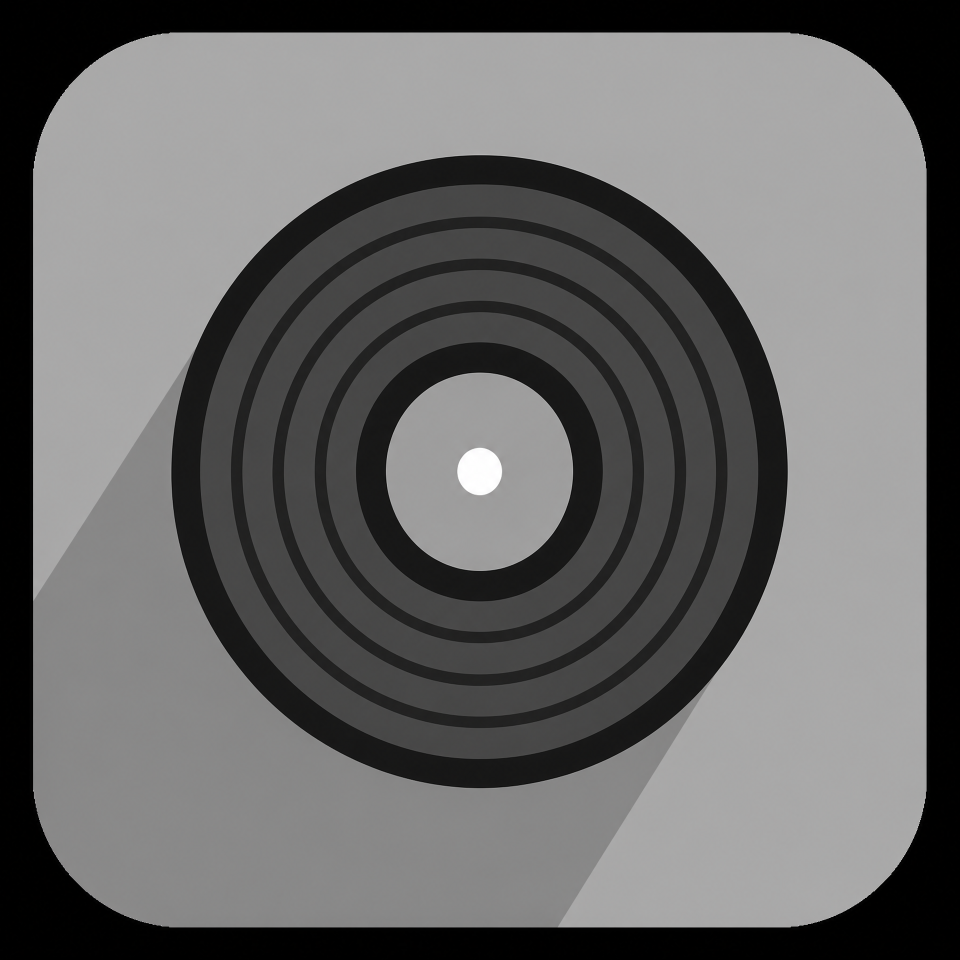
#> input picture tools/artwork/ic_launcher_foreground_master.png, 1920 x 1920 px (shown at 1/2 size)
$ python make_icon.py
#> lines starting #> are read from the running program, lines starting #| are printed output that depends on the picture; after the words box and inside, x2 and y2 are one past the last pixel; in counts of white or black regions, pixels touching at a corner belong together
"""
Regenerate the MiniMusic launcher and widget marks from the vinyl artwork.

    python3 tools/make_icon.py

Source artwork (kept out of the app's resource tree so it is never packaged):

    tools/artwork/ic_launcher_foreground_master.png   1920x1920, the vinyl record
                                                      photographed on a grey tile

The icon is an adaptive icon, so it is two layers:

    background   drawable/ic_launcher_background.xml — a hand-written vector, the
                 cream field. It has to reach every edge of the 108dp layer, so
                 it is a gradient rather than artwork; nothing of the source
                 image's square tile survives into the icon.

    foreground   drawable-nodpi/ic_launcher_vinyl_foreground.png — the record cut
                 from the artwork as a circle, centred on the layer, with a soft
                 shadow. Its diameter is 0.60 of the layer: the mask shows the
                 centre 72dp of 108, and the guaranteed-visible safe circle is
                 66dp (61%), so the record sits inside the safe circle with room
                 to spare and cannot be clipped by any launcher mask.

Also written:

    drawable-nodpi/ic_launcher_vinyl_glyph.png    white monochrome vinyl for the
                                                  themed icon (v33)
    drawable-nodpi/ic_launcher_vinyl_splash.png   the record alone, large, for the
                                                  splash screen, which masks the
                                                  drawable it is given
    drawable-nodpi/ic_launcher_vinyl_widget.png   the mark at the widget's weight

The record's geometry is measured from the artwork rather than eyeballed: centre
(960, 943) and radius 623px in the 1920px master — note the centre is 17px above
the tile's own centre, which is what made the earlier icon read tilted.
"""
from PIL import Image, ImageDraw, ImageFilter
import numpy as np
import os

ROOT = os.path.dirname(os.path.dirname(os.path.abspath(__file__)))
RES = os.path.join(ROOT, "app", "src", "main", "res")
ARTWORK = os.path.join(ROOT, "tools", "artwork", "ic_launcher_foreground_master.png")

SIZE = 1024                                   # layer canvas; 108dp at ~9.5x
DISC_CX, DISC_CY, DISC_R = 960.0, 943.0, 623.0

# Fractions of the layer. 0.60 keeps the record inside the 66dp safe circle.
RECORD_FRAC = 0.60
SPLASH_FRAC = 0.92
GLYPH_DISC_FRAC = 0.58
WIDGET_DISC_FRAC = 0.39

# The drawn mark's internal proportions, as fractions of the disc radius.
LABEL_CUT = 0.340
SPINDLE = 0.107
GROOVE_RINGS = [(0.53, 0.60), (0.79, 0.85)]

SS = 2


def cut_record(diameter_frac):
    """The record from the artwork, cropped and masked in master coordinates."""
    src = Image.open(ARTWORK).convert("RGB")
    pad = 6
    box = (int(DISC_CX - DISC_R - pad), int(DISC_CY - DISC_R - pad),
           int(DISC_CX + DISC_R + pad), int(DISC_CY + DISC_R + pad))
    crop = src.crop(box)

    n = crop.size[0]
    yy, xx = np.mgrid[0:n, 0:n].astype(np.float32)
    c = (n - 1) / 2.0
    r = np.hypot(xx - c, yy - c)
    # Mask to the record's radius, not the crop's: masking to the crop would
    # leave a ring of the artwork's light tile around the record.
    alpha = np.clip(DISC_R + 0.5 - r, 0, 1)
    disc = crop.convert("RGBA")
    disc.putalpha(Image.fromarray((alpha * 255).astype(np.uint8), "L"))

    side = int(round(n * (diameter_frac * SIZE) / (2.0 * DISC_R)))
    disc = disc.resize((side, side), Image.LANCZOS)
    out = Image.new("RGBA", (SIZE, SIZE), (0, 0, 0, 0))
    off = (SIZE - side) // 2
    out.paste(disc, (off, off), disc)
    return out


def record_foreground():
    """The record, centred, with the shadow the artwork implies."""
    d = int(RECORD_FRAC * SIZE)
    shadow = Image.new("L", (SIZE, SIZE), 0)
    x = (SIZE - d) // 2 - int(0.012 * SIZE)
    y = (SIZE - d) // 2 + int(0.015 * SIZE)
    ImageDraw.Draw(shadow).ellipse((x, y, x + d, y + d), fill=int(255 * 0.26))
    shadow = shadow.filter(ImageFilter.GaussianBlur(int(0.026 * SIZE)))

    layer = Image.new("RGBA", (SIZE, SIZE), (0, 0, 0, 0))
    layer = Image.composite(Image.new("RGBA", (SIZE, SIZE), (0, 0, 0, 255)), layer, shadow)
    layer.alpha_composite(cut_record(RECORD_FRAC))
    return layer


def glyph(size, disc_frac):
    """White vinyl on transparency: disc, groove cuts, spindle dot."""
    n = size * SS
    yy, xx = np.mgrid[0:n, 0:n]
    c = (n - 1) / 2.0
    r = np.hypot(xx - c, yy - c)
    R = n * disc_frac / 2.0

    covered = r <= R
    covered &= r >= LABEL_CUT * R
    for lo, hi in GROOVE_RINGS:
        covered &= ~((r >= lo * R) & (r <= hi * R))
    covered |= r <= SPINDLE * R

    alpha = Image.fromarray((covered * 255).astype(np.uint8), "L").resize((size, size), Image.LANCZOS)
    out = Image.new("RGBA", (size, size), (255, 255, 255, 0))
    return Image.composite(Image.new("RGBA", (size, size), (255, 255, 255, 255)), out, alpha)


def save_png8(img, path):
    """256-colour PNG. The compositions are flat greys, so this is invisible and
    keeps the release APK from carrying megabytes of RGBA."""
    img.convert("RGBA").quantize(colors=256, method=Image.FASTOCTREE,
                                 dither=Image.FLOYDSTEINBERG).save(path, optimize=True)


def main():
    save_png8(record_foreground(),
              os.path.join(RES, "drawable-nodpi/ic_launcher_vinyl_foreground.png"))
#> in record_foreground, `shadow = Image.new("L", (SIZE, SIZE), 0)`: shadow: PIL image 1024x1024 L; every value is 0
#> in record_foreground, `ImageDraw.Draw(shadow).ellipse((x, y, x + d, y + d), fill=int(255 * 0...`:
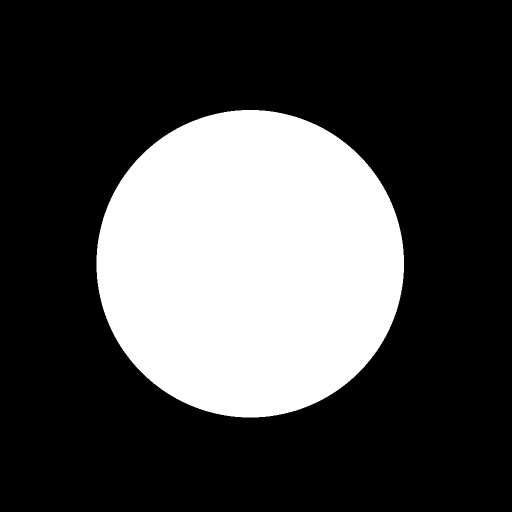
#> shadow: PIL image 1024x1024 L (shown at 1/2 size); values 0 (black) and 66 (white), 28.3% white; 1 white region, box (x1, y1, x2, y2) and area: (193, 220, 808, 835) 296985
#> in record_foreground, `layer = Image.new("RGBA", (SIZE, SIZE), (0, 0, 0, 0))`: layer: PIL image 1024x1024 RGBA; every value is 0
#> in cut_record, src is the input picture: PIL image 1920x1920 RGB; mean R, G, B 102.8, 102.5, 102.3
#> in cut_record, `disc = disc.resize((side, side), Image.LANCZOS)`:
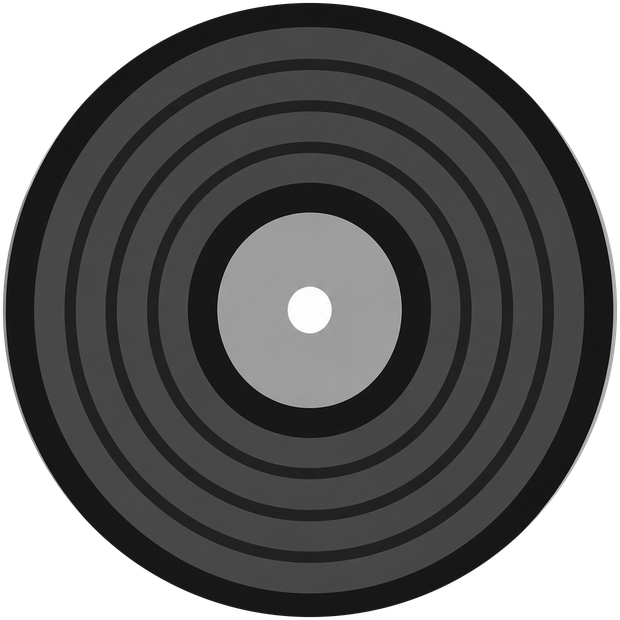
#> disc: PIL image 620x620 RGBA; mean R, G, B, A 50, 49.8, 49.6, 196.5; transparent parts drawn white
#> in record_foreground, `layer.alpha_composite(cut_record(RECORD_FRAC))`:
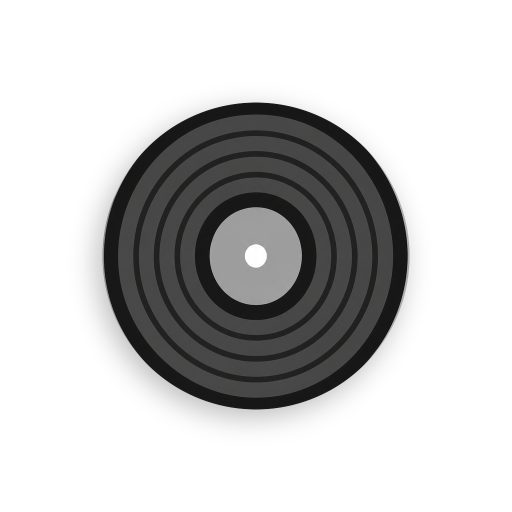
#> layer: PIL image 1024x1024 RGBA (shown at 1/2 size); mean R, G, B, A 18.1, 18, 17.9, 73.4; transparent parts drawn white
#> in save_png8, `img.convert("RGBA").quantize(colors=256, method=Image.FASTOCTREE, dith..`:
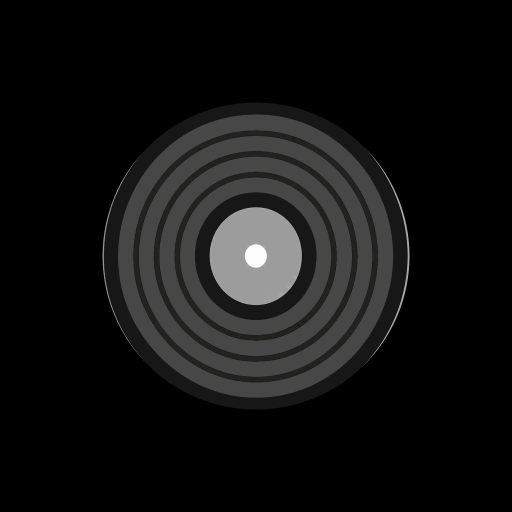
#> saved as ic_launcher_vinyl_foreground.png: PIL image 1024x1024 P (shown at 1/2 size); mean R, G, B 17.9, 17.9, 17.8
    print("foreground: record at %.2f of the layer" % RECORD_FRAC)

    save_png8(cut_record(SPLASH_FRAC),
              os.path.join(RES, "drawable-nodpi/ic_launcher_vinyl_splash.png"))
#> call 2 of cut_record, with diameter_frac = 0.92
#> in cut_record (call 2), `out.paste(disc, (off, off), disc)`:
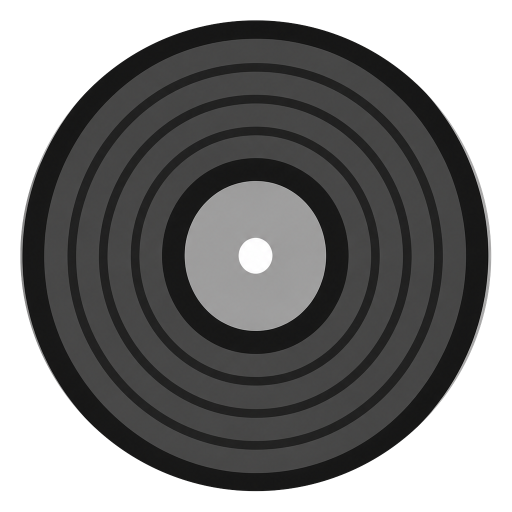
#> out: PIL image 1024x1024 RGBA (shown at 1/2 size); mean R, G, B, A 42.5, 42.4, 42.2, 169.3; transparent parts drawn white
#> in save_png8 (call 2), `img.convert("RGBA").quantize(colors=256, method=Image.FASTOCTREE, dith..`:
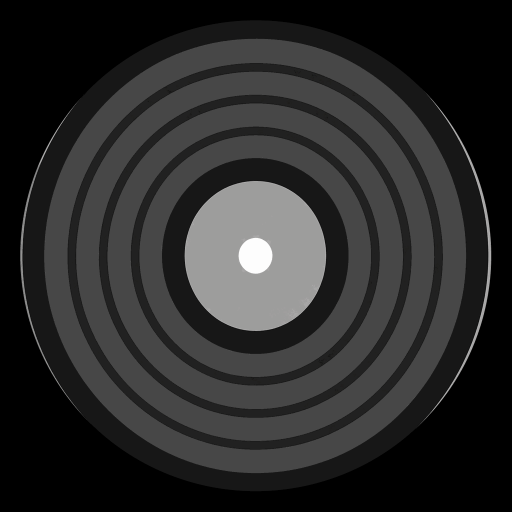
#> saved as ic_launcher_vinyl_splash.png: PIL image 1024x1024 P (shown at 1/2 size); mean R, G, B 42.1, 42.1, 42
    print("splash: record at %.2f of the drawable" % SPLASH_FRAC)

    glyph(1920, GLYPH_DISC_FRAC).save(
        os.path.join(RES, "drawable-nodpi/ic_launcher_vinyl_glyph.png"))
    glyph(1920, WIDGET_DISC_FRAC).save(
        os.path.join(RES, "drawable-nodpi/ic_launcher_vinyl_widget.png"))
#> call 2 of glyph, with size = 1920, disc_frac = 0.39
#> in glyph (call 2), `alpha = Image.fromarray((covered * 255).astype(np.uint8), "L").resize(..`:
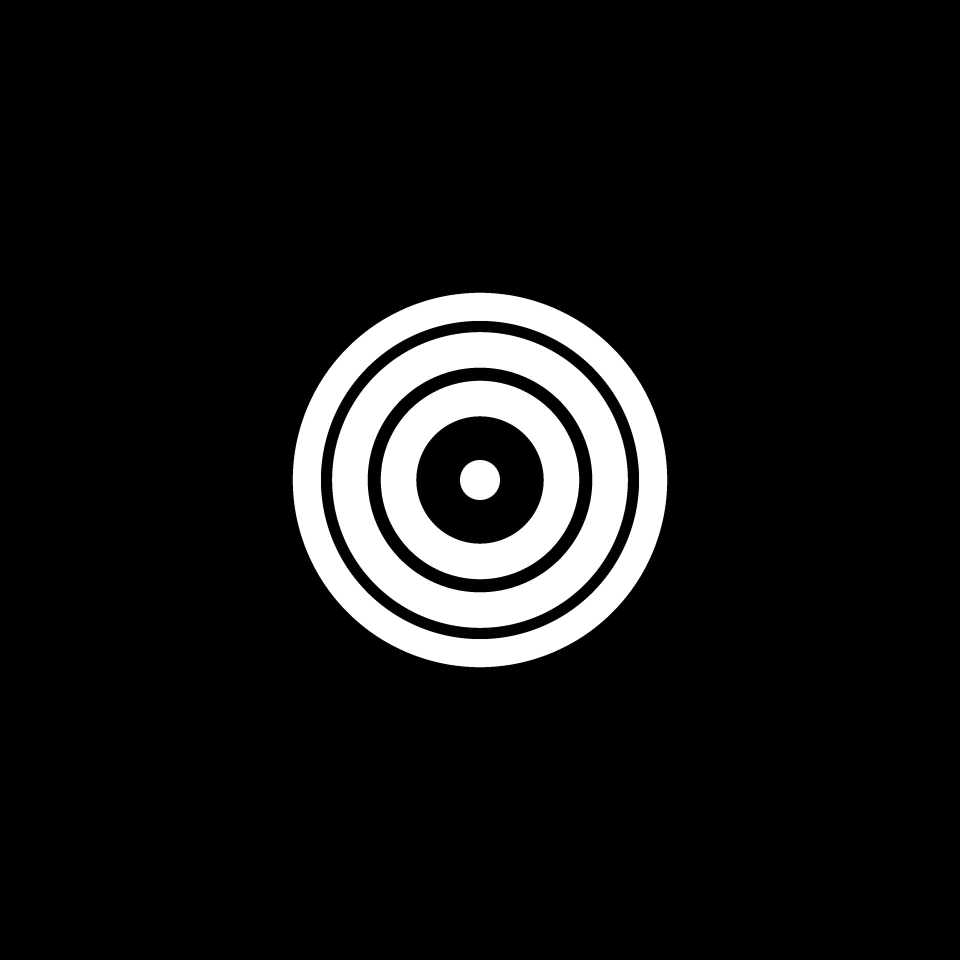
#> alpha: PIL image 1920x1920 L (shown at 1/2 size); min 0, max 255, mean 21.9
    print("glyphs written")


if __name__ == "__main__":
    main()
